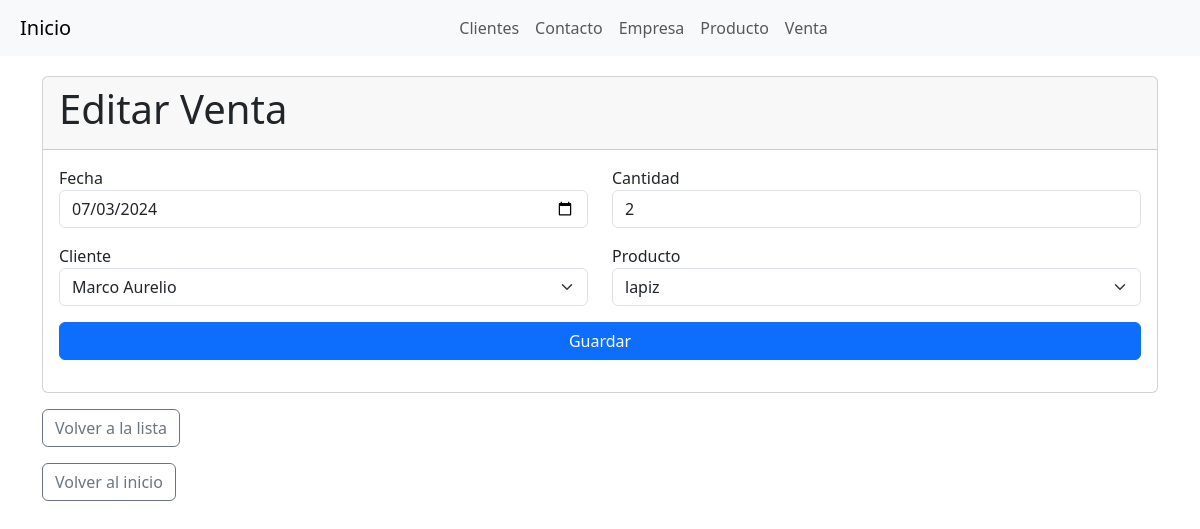
Page /venta/5/edit/ on the committed database.
### myapp/models.py (models this page shows, shortened)
class Venta(models.Model):
    fecha = models.DateTimeField(blank=True)
    cantidad = models.IntegerField()
    total = models.DecimalField(max_digits=10, decimal_places=2)
    cliente = models.ForeignKey(Cliente, on_delete=models.CASCADE)
    producto = models.ForeignKey(Producto, on_delete=models.CASCADE)

class Cliente(models.Model):
    nombre = models.CharField(max_length=100)
    email = models.EmailField()
    telefono = models.CharField(max_length=15)
    direccion = models.CharField(max_length=255)
    def __str__(self):
        return self.nombre

class Producto(models.Model):
    nombre = models.CharField(max_length=100)
    descripcion = models.TextField()
    precio = models.DecimalField(max_digits=10, decimal_places=2)
    def __str__(self):
        return self.nombre

### myapp/views.py (the view)
# urls.py: path('venta/<int:pk>/edit/', views.venta_edit, name='venta_edit'),
def venta_edit(request, pk):
    venta = get_object_or_404(Venta, pk=pk)
    if request.method == "POST":
        form = VentaForm(request.POST, instance=venta)
        if form.is_valid():
            venta = form.save(commit=False)
            venta.total = venta.producto.precio * venta.cantidad
            venta.save()
            return redirect('venta_list')  # Redirigir a la lista de ventas
    else:
        form = VentaForm(instance=venta)
    return render(request, 'venta_form.html', {'form': form})

### myapp/forms.py
class VentaForm(forms.ModelForm):
    fecha = forms.DateField(
        widget=forms.DateInput(attrs={'type': 'date'}),
        required=False
    )
    class Meta:
        model = Venta
        fields = ('fecha', 'cantidad', 'cliente', 'producto')

### myapp/templates/venta_form.html (shortened to what this page needs)
<html>
<head>
    <link href="https://cdn.jsdelivr.net/npm/bootstrap@5.3.3/dist/css/bootstrap.min.css" rel="stylesheet" />
</head>
<body>
    <nav class="navbar navbar-expand-lg navbar-light bg-light">
        <a class="navbar-brand" href="{% url 'admin_dashboard' %}">Inicio</a>
        <div class="collapse navbar-collapse" id="navbarNav">
          <ul class="navbar-nav">
            <li class="nav-item">
              <a class="nav-link" href="{% url 'cliente_list' %}">Clientes</a>
            </li>
            <li class="nav-item">
              <a class="nav-link" href="{% url 'contacto_list' %}">Contacto</a>
            </li>
            <li class="nav-item">
              <a class="nav-link" href="{% url 'empresa_list' %}">Empresa</a>
            </li>
            <li class="nav-item">
              <a class="nav-link" href="{% url 'producto_list' %}">Producto</a>
            </li>
            <li class="nav-item">
              <a class="nav-link" href="{% url 'venta_list' %}">Venta</a>
            </li>
          </ul>
        </div>
      </nav>
    <div class="container form-container" style="margin-top: 20px">
      <div class="card">
          <div class="card-header">
              <h1 class="card-title">{% if form.instance.pk %}Editar Venta{% else %}Nueva Venta{% endif %}</h1>
          </div>
          <div class="card-body">
              <form method="post" class="needs-validation" novalidate>
                  <div class="row">
                      <div class="col-md-6 mb-3">
                          <label for="id_fecha">Fecha</label>
                          <input type="date" class="form-control" id="id_fecha" name="fecha" value="{{ form.instance.fecha|date:'Y-m-d' }}" required>
                      </div>
                      <div class="col-md-6 mb-3">
                          <label for="id_cantidad">Cantidad</label>
                          <input type="number" class="form-control" id="id_cantidad" name="cantidad" value="{{ form.instance.cantidad }}" required>
                      </div>
                  </div>
                  <div class="row">
                      <div class="col-md-6 mb-3">
                          <label for="id_cliente">Cliente</label>
                          <select class="form-select" id="id_cliente" name="cliente" required>
                              {% for option in form.cliente.field.choices %}
                                  <option value="{{ option.0 }}" {% if option.0 == form.instance.cliente_id %}selected{% endif %}>{{ option.1 }}</option>
                              {% endfor %}
                          </select>
                      </div>
                      <div class="col-md-6 mb-3">
                          <label for="id_producto">Producto</label>
                          <select class="form-select" id="id_producto" name="producto" required>
                              {% for option in form.producto.field.choices %}
                                  <option value="{{ option.0 }}" {% if option.0 == form.instance.producto_id %}selected{% endif %}>{{ option.1 }}</option>
                              {% endfor %}
                          </select>
                      </div>
                  </div>
                  <div class="d-grid gap-2">
                      <button type="submit" class="btn btn-primary">Guardar</button>
                  </div>
              </form>
          </div>
      </div>
      <p class="mt-3"><a class="btn btn-outline-secondary" href="{% url 'venta_list' %}">Volver a la lista</a></p>
      <p class="mt-3"><a class="btn btn-outline-secondary" href="{% url 'admin_dashboard' %}">Volver al inicio</a></p>
  </div>
</body>
</html>

### myapp/templates/venta_form.html (style rules this page uses)
.navbar-nav { width: 100%; display: flex; justify-content: center; }
.navbar-brand { margin-left: 20px; display: flex; justify-content: center; }

### rows in the picture
Venta: fecha "07/03/2024", cantidad "2", cliente "Marco Aurelio", producto "lapiz"
